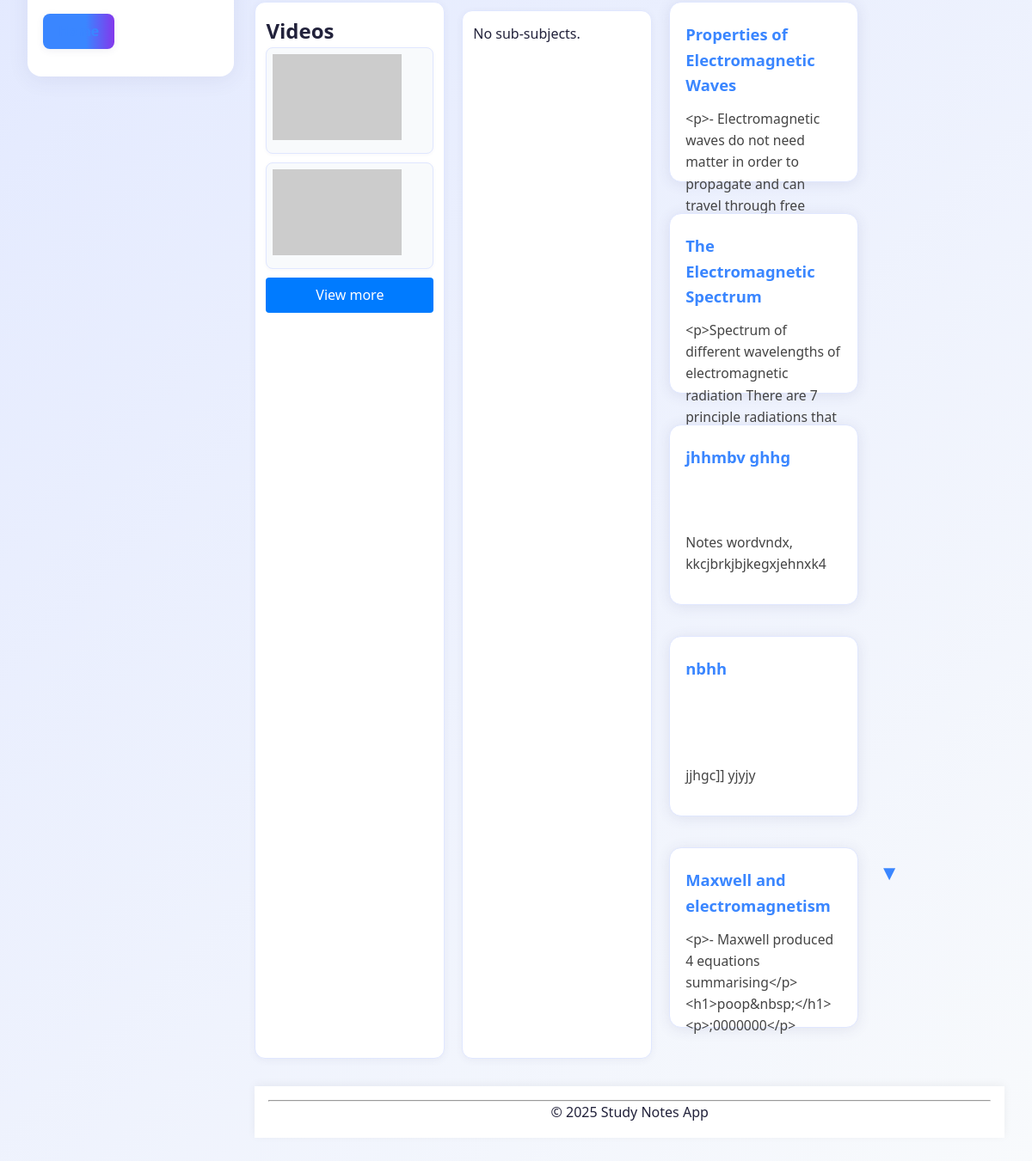
Page /subject/4/ (lower part) on the earlier database version.
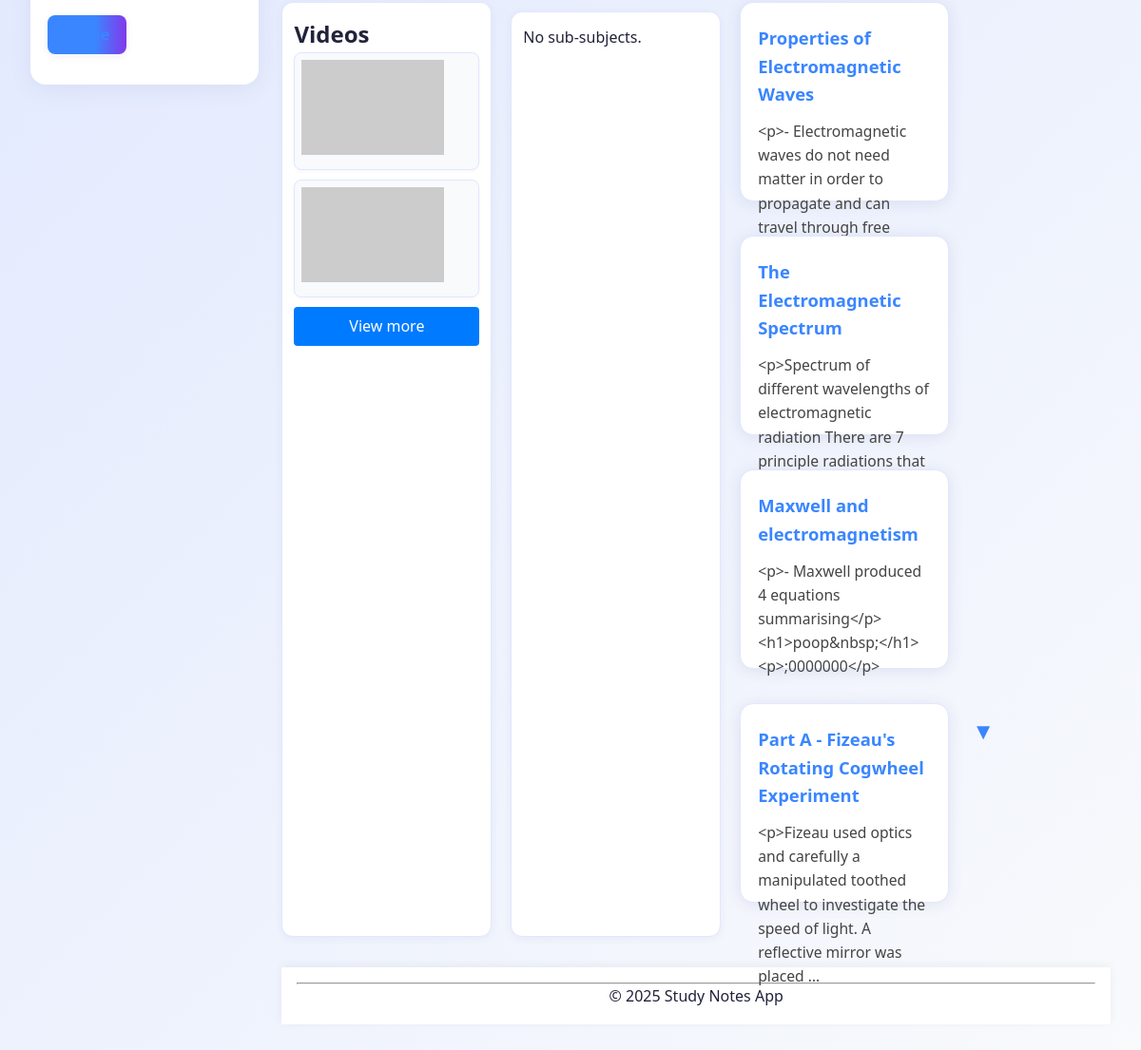
Same page on the later database version.
### notes/models.py (models this page shows, shortened)
class Note(models.Model):
    subject = models.ForeignKey(Subject, on_delete=models.CASCADE, related_name='notes')
    title = models.CharField(max_length=200)
    content = models.TextField()
    created_at = models.DateTimeField(auto_now_add=True)
    content = RichTextField()

### notes/views.py (the view)
# urls.py: path('subject/<int:subject_id>/', views.subject_detail, name='subject_detail'),
def subject_detail(request, subject_id):
    subject = get_object_or_404(Subject.objects.prefetch_related('subsubjects', 'notes'), id=subject_id)
    return render(request, 'notes/subject_detail.html', {'subject': subject})

### notes/context_processors.py (called while the page is built)
def subjects_processor(request):
    return {
        'subjects': Subject.objects.filter(parent__isnull=True).prefetch_related('subsubjects')
    }

### notes/templatetags/truncate_html.py (called while the page is built)
@register.filter(name='truncate_words_html')
def truncate_words_html(value, arg):
    try:
        length = int(arg)
    except ValueError:
        return value  # Invalid argument
    text = strip_tags(value)
    words = re.findall(r'\\w+', text)
    if len(words) <= length:
        return value
    truncated_text = ' '.join(words[:length]) + '...'
    return truncated_text

### notes/templates/notes/subject_detail.html (shortened to what this page needs)
{% extends 'notes/base.html' %}
{% load static %}
{% load truncate_html %}
{% block content %}
<div class="content-below">
    <div class="videos">
        <h2>Videos</h2>
        <div class="video-item">
            <img src="https://via.placeholder.com/150x100?text=Video+1" alt="Video 1">
        </div>
        <div class="video-item">
            <img src="https://via.placeholder.com/150x100?text=Video+2" alt="Video 2">
        </div>
        <a href="#" class="view-more-btn">View more</a>
    </div>
    <div class="sub-subjects">
        {% for sub in subject.subsubjects.all %}
            <form action="{% url 'notes:subject_detail' sub.id %}" method="get" style="display:inline;">
                <button type="submit" class="sub-subject-btn">{{ sub.name }}</button>
            </form>
        {% empty %}
            <p>No sub-subjects.</p>
        {% endfor %}
    </div>
    <div class="notes">
        {% for note in subject.notes.all %}
            <div class="note-card">
                <h3><a href="{% url 'notes:note_detail' note.id %}">{{ note.title }}</a></h3>
                <p>{{ note.content|truncatewords:20 }}</p>
            </div>
        {% empty %}
            <p>No notes available.</p>
        {% endfor %}
        <div class="expand-btn">&#x25BC;</div>
    </div>
</div>
{% endblock %}

Differences in the rows shown:
removed Note: title "jhhmbv ghhg", content "Notes wordvndx, kkcjbrkjbjkegxjehnxk4"
removed Note: title "nbhh", content "jjhgc]] yjyjy"
added Note: title "Part A - Fizeau's Rotating Cogwheel Experiment", content "<p>Fizeau used optics and carefully a manipulated toothed wheel to investigate the speed of light. A reflective mirror was placed …"
